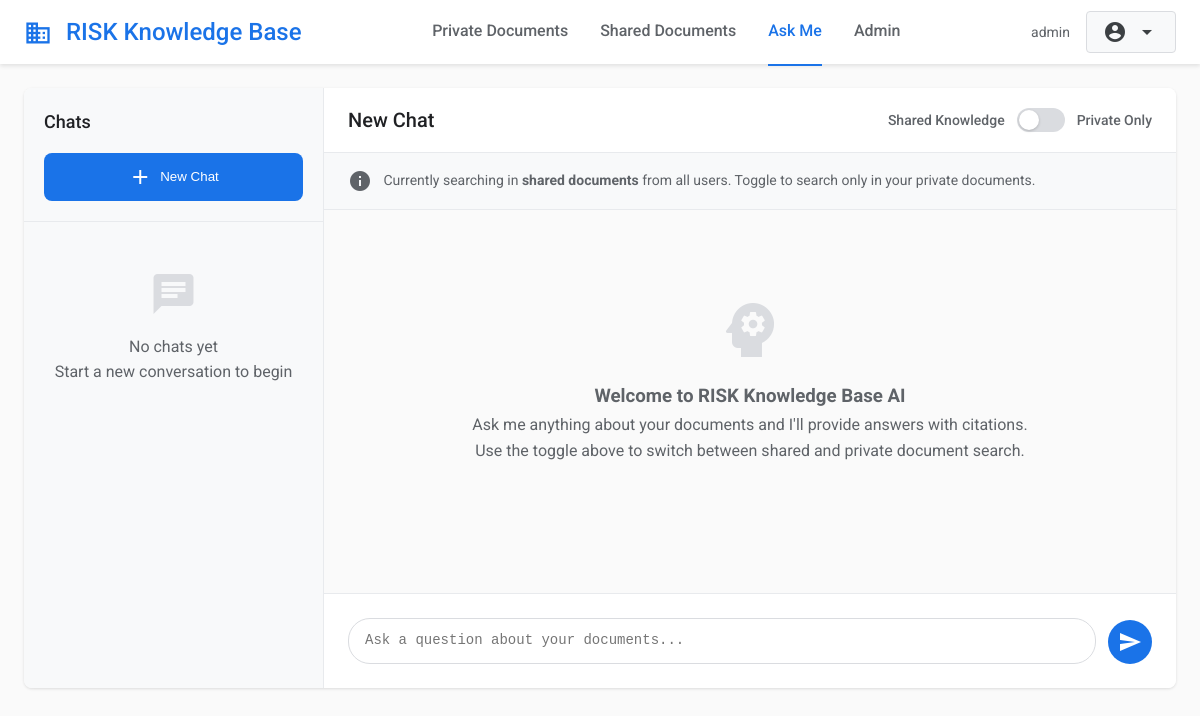
Page /ask_me (signed in) on the earlier database version.
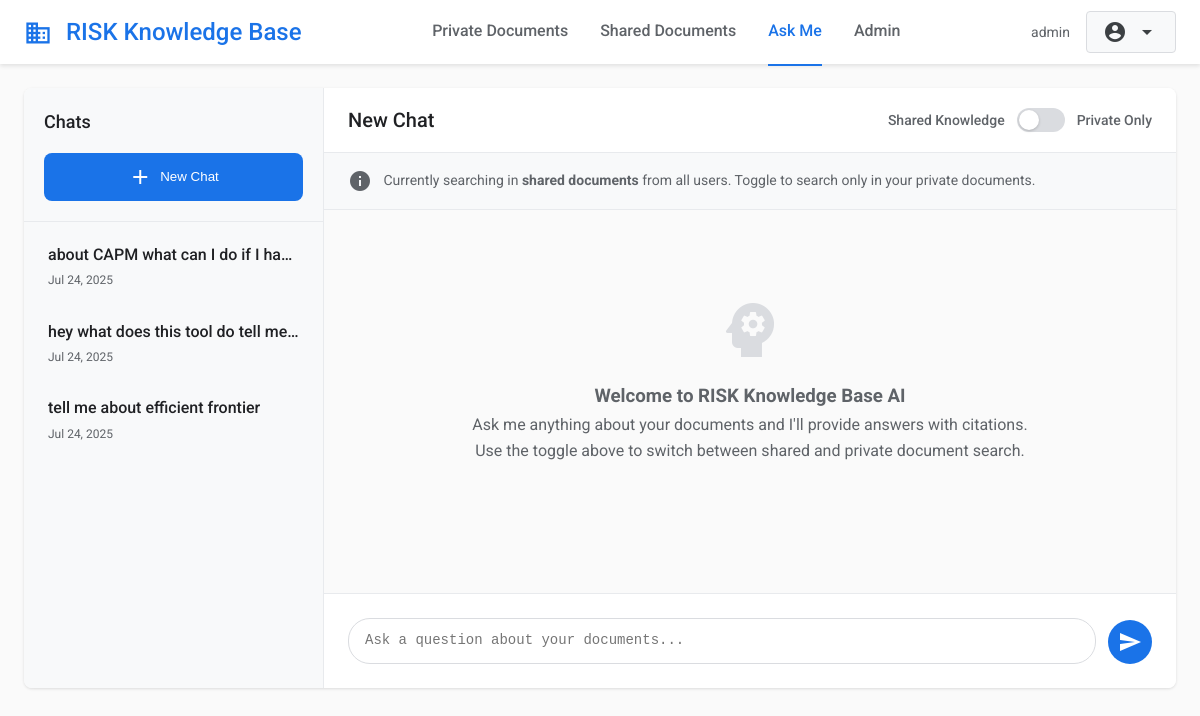
Same page on the later database version.
### app.py (models this page shows)
class Chat(db.Model):
    id = db.Column(db.Integer, primary_key=True)
    title = db.Column(db.String(255), nullable=False)
    user_id = db.Column(db.Integer, db.ForeignKey('user.id'), nullable=False)
    created_at = db.Column(db.DateTime, default=datetime.utcnow)
    updated_at = db.Column(db.DateTime, default=datetime.utcnow, onupdate=datetime.utcnow)
    user = db.relationship('User', backref=db.backref('chats', lazy=True))
    messages = db.relationship('ChatMessage', backref='chat', lazy=True, cascade='all, delete-orphan')

### app.py (the view)
@app.route('/ask_me')
@login_required
def ask_me():
    chats = Chat.query.filter_by(user_id=current_user.id).order_by(Chat.updated_at.desc()).all()
    return render_template('ask_me.html', chats=chats)

### app.py (called while the page is built)
@login_manager.user_loader
def load_user(user_id):
    return User.query.get(int(user_id))

### templates/ask_me.html (shortened to what this page needs)
{% extends "base.html" %}
{% block content %}
<div class="chat-container">
    <div class="chat-sidebar">
        <div class="sidebar-header">
            <div class="sidebar-title">Chats</div>
            <button class="new-chat-btn" onclick="createNewChat()">
                <span class="material-icons">add</span>
                New Chat
            </button>
        </div>
        <div class="chat-list" id="chatList">
            {% if chats %}
                {% for chat in chats %}
                <div class="chat-item" data-chat-id="{{ chat.id }}" onclick="loadChat({{ chat.id }})">
                    <div class="chat-item-title">{{ chat.title }}</div>
                    <div class="chat-item-date">{{ chat.updated_at.strftime('%b %d, %Y') }}</div>
                </div>
                {% endfor %}
            {% else %}
                <div class="empty-chat-list">
                    <div class="material-icons">chat</div>
                    <p>No chats yet</p>
                    <p>Start a new conversation to begin</p>
                </div>
            {% endif %}
        </div>
    </div>
    <div class="chat-main">
        <div class="chat-header">
            <h1 class="chat-title" id="currentChatTitle">New Chat</h1>
            <div class="mode-toggle">
                <span class="toggle-label">Shared Knowledge</span>
                <div class="toggle-switch" id="privateModeToggle" onclick="togglePrivateMode()">
                    <div class="toggle-slider"></div>
                </div>
                <span class="toggle-label">Private Only</span>
            </div>
        </div>
        <div class="mode-description" id="modeDescription">
            <span class="material-icons" style="vertical-align: middle; margin-right: 8px;">info</span>
            Currently searching in <strong>shared documents</strong> from all users. Toggle to search only in your private documents.
        </div>
        <div class="chat-messages" id="chatMessages">
            <div class="welcome-message">
                <div class="material-icons">psychology</div>
                <h3>Welcome to RISK Knowledge Base AI</h3>
                <p>Ask me anything about your documents and I'll provide answers with citations.</p>
                <p>Use the toggle above to switch between shared and private document search.</p>
            </div>
        </div>
        <div class="chat-input-container">
            <div class="chat-input-row">
                <textarea
                    id="chatInput"
                    class="chat-input"
                    placeholder="Ask a question about your documents..."
                    rows="1"
                    onkeydown="handleInputKeyDown(event)"
                    oninput="autoResize(this)"
                ></textarea>
                <button class="send-button" id="sendButton" onclick="sendMessage()">
                    <span class="material-icons">send</span>
                </button>
            </div>
        </div>
    </div>
</div>
{% endblock %}

Differences in the rows shown:
added Chat: title "about CAPM what can I do if I ha…", updated_at "Jul 24, 2025"
added Chat: title "hey what does this tool do tell me…", updated_at "Jul 24, 2025"
added Chat: title "tell me about efficient frontier", updated_at "Jul 24, 2025"
Other differences:
text no longer shown: "No chats yet Start a new conversation to begin"
